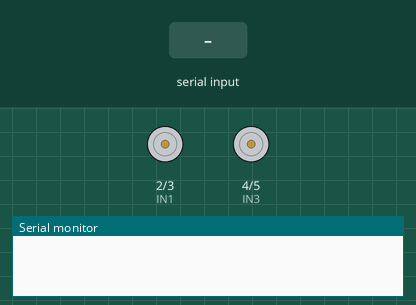
The sketch below on a simulated Arduino Uno, built with avr-gcc and run on an emulated ATmega328P. Parts: motor-driver pin pairs drawn as motors (green arrow = first pin HIGH = forward, orange = second pin HIGH = backward, longer = more drive), the last lines printed to the serial monitor. The inputs (shaded band) are chosen by the test bench.

Above: at 1.2 s.
1.3 s: "F" received over the second serial link
At 2.1 s:
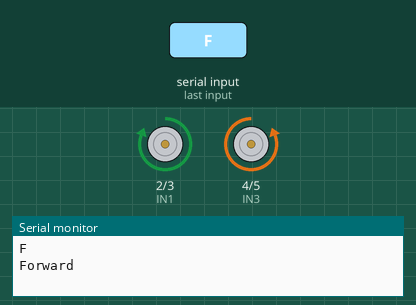
2.8 s: "B" received over the second serial link
At 4.0 s:
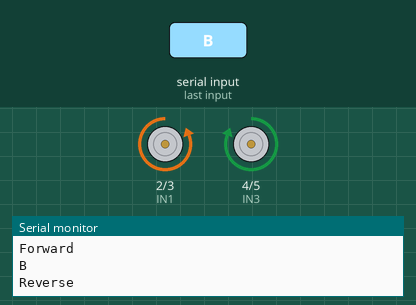
4.3 s: "L" received over the second serial link
At 4.8 s:
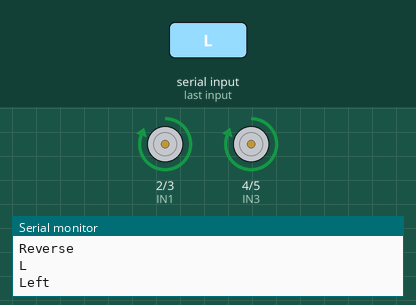
5.8 s: "R" received over the second serial link
At 6.6 s:
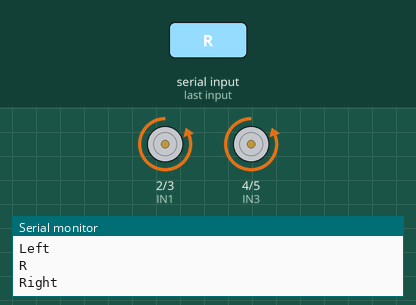
Timing chart, 0 to 8.3 s (numbered marks = the images above; inputs shaded):
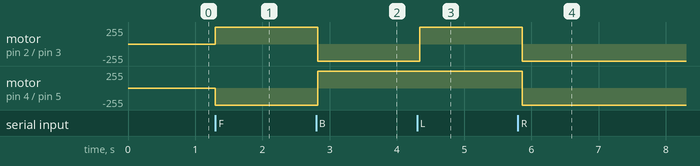

Measured:
- after the input at 1.3 s, motor on pin 2 (IN1) / pin 3 (IN2): stopped → forward 255/255 at once; motor on pin 4 (IN3) / pin 5 (IN4): stopped → backward 255/255 at once
- after the input at 2.8 s, motor on pin 2 (IN1) / pin 3 (IN2): forward 255/255 → backward 255/255 at once; motor on pin 4 (IN3) / pin 5 (IN4): backward 255/255 → forward 255/255 at once
- after the input at 4.3 s, motor on pin 2 (IN1) / pin 3 (IN2): backward 255/255 → forward 255/255 at once
- after the input at 5.8 s, motor on pin 2 (IN1) / pin 3 (IN2), motor on pin 4 (IN3) / pin 5 (IN4): forward 255/255 → backward 255/255 after 0.06 s

The sketch:

rc_bluetooth.ino
```cpp
#include<SoftwareSerial.h>

#define IN1 2

#define IN2 3

#define IN3 4

#define IN4 5

//#define EN1 6

//#define EN2 5

SoftwareSerial bt(11, 10); // RX, TX

char data;

void setup() {

  Serial.begin(9600);

  pinMode(IN1, OUTPUT);

  pinMode(IN2, OUTPUT);

  pinMode(IN3, OUTPUT);

  pinMode(IN4, OUTPUT);

  //pinMode(EN1, OUTPUT);

  //pinMode(EN2, OUTPUT);

  digitalWrite(IN1, LOW);

  digitalWrite(IN2, LOW);

  digitalWrite(IN3, LOW);

  digitalWrite(IN4, LOW);

  //analogWrite(EN1,63);

  //analogWrite(EN2,63);

  bt.begin(9600);

}


void loop()

{

   while (bt.available())

   {

      { data = bt.read();

        Serial.println(data);}


      switch (data)

       {

          case 'F':

            Serial.println("Forward");

            forward();

            break;


          case 'B':

           Serial.println("Reverse");

            reverse();

            break;


          case 'L':

           Serial.println("Left");

            left();

            break;


          case 'R':

            Serial.println("Right");

            right();

            break;


          case 'f':

            Serial.println("Stop");

            stoprobot();

            break;


          case 'b':

            Serial.println("Stop");

            stoprobot();

            break;


          case 'r':

            Serial.println("Stop");

            stoprobot();

            break;


          case 'l':

            Serial.println("Stop");

            stoprobot();

            break;

       }

      }

       if (bt.available() < 0)

        {

         Serial.println("No Bluetooth Data ");

        }

  delay(100);

}

void forward() {

  digitalWrite(IN1, HIGH);

  digitalWrite(IN2, LOW);

  digitalWrite(IN3, LOW);

  digitalWrite(IN4, HIGH);

  delay(20);

}

void reverse() {

  digitalWrite(IN1, LOW);

  digitalWrite(IN2, HIGH);

  digitalWrite(IN3, HIGH);

  digitalWrite(IN4, LOW);

  delay(20);

}

void left() {

  digitalWrite(IN1, HIGH);

  digitalWrite(IN2, LOW);

  digitalWrite(IN3, HIGH);

  digitalWrite(IN4, LOW);

  delay(20);

}

void right() {

  digitalWrite(IN1, LOW);

  digitalWrite(IN2, HIGH);

  digitalWrite(IN3, LOW);

  digitalWrite(IN4, HIGH);

  delay(20);

}

void stoprobot() {

  digitalWrite(IN1, LOW);

  digitalWrite(IN2, LOW);

  digitalWrite(IN3, LOW);

  digitalWrite(IN4, LOW);

  delay(20);

}
```
